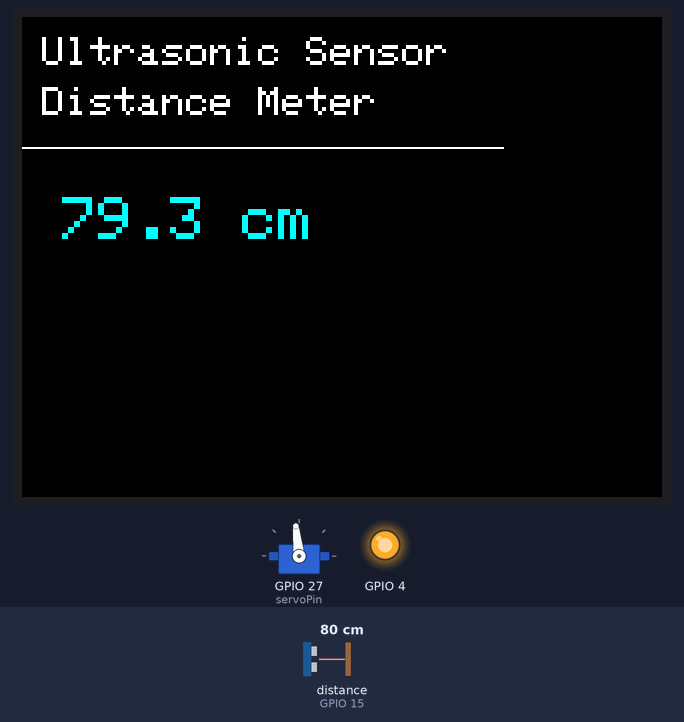
A sketch run on a simulated ESP32. On the bench: 320×240 colour display, servo, output pins drawn as LEDs (lit = HIGH). Wiring (inferred from the names in the program): ultrasonic range finder: trigger GPIO 2; echo GPIO 15. The inputs (shaded band) are chosen by the test bench; at power-on: distance to the obstacle (sensor on GPIO 15) 80 cm. The echo pulse lasts 58.3 µs per cm; pins used as bus, display or sensor lines are not drawn.

Above: at 5.1 s.
5.2 s: distance to the obstacle (sensor on GPIO 15) set to 250 cm
At 6.58 s:
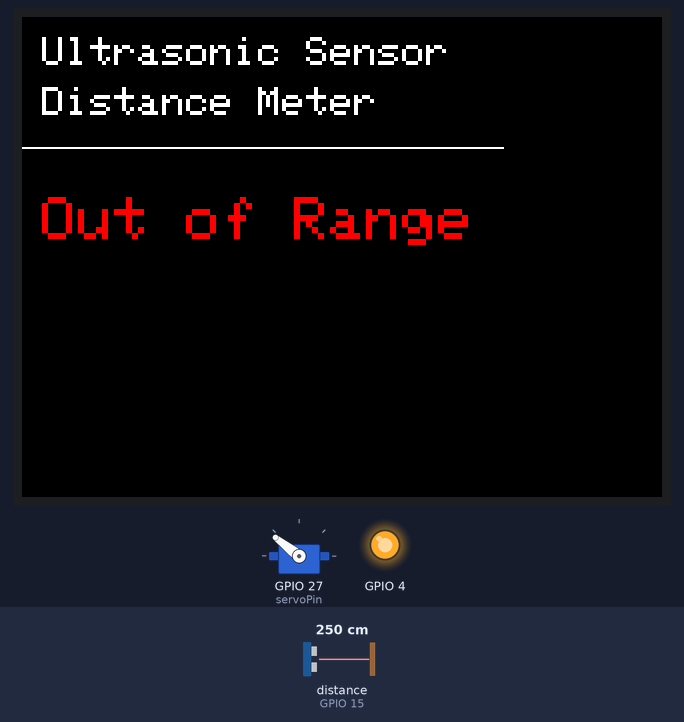
7.6 s: distance to the obstacle (sensor on GPIO 15) set to 2 cm
At 8.11 s:
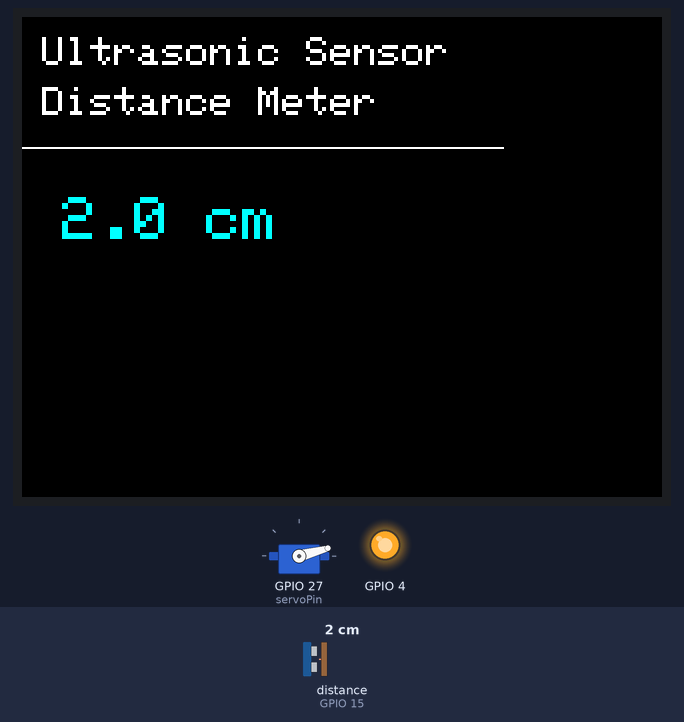
10.0 s: distance to the obstacle (sensor on GPIO 15) set to 4 cm
At 11.16 s:
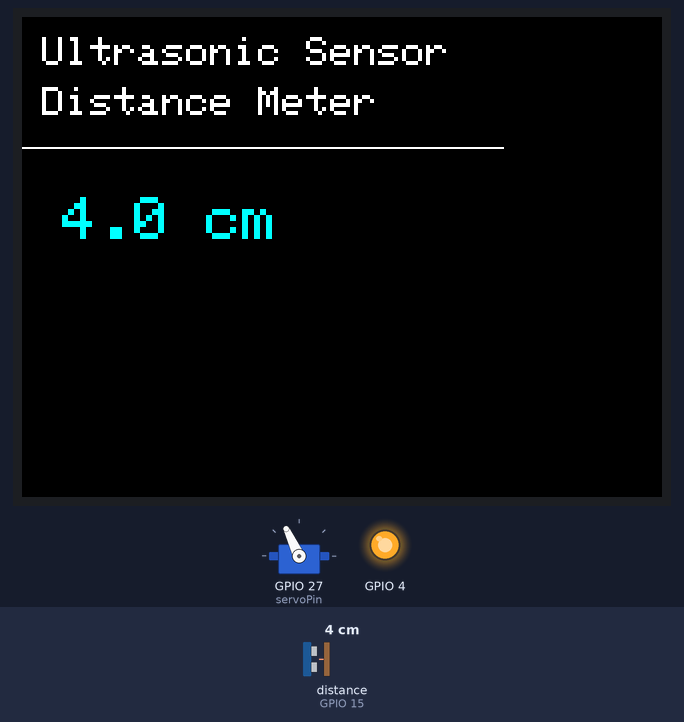
Timing chart, 0 to 20.9 s (numbered marks = the images above; inputs shaded):
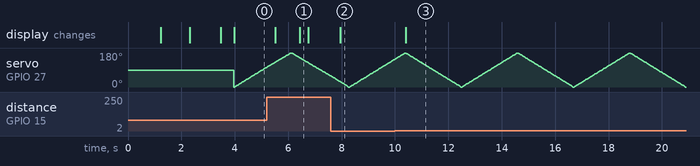

Measured:
- after the input at 5.2 s, the display: first changes after 0.32 s (image 1 shows a later state)
- after the input at 7.6 s, the display: changes after 0.36 s (image 2)
- after the input at 10.0 s, the display: changes after 0.40 s (image 3)

The sketch:

ultrasonic_display.ino
```cpp
#include <TFT_eSPI.h>
#include <ESP32Servo.h>

TFT_eSPI tft = TFT_eSPI();
Servo myServo;

const int trigPin = 2;
const int echoPin = 15;
const int servoPin = 27;

volatile float sharedDistance = -1;
portMUX_TYPE distMux = portMUX_INITIALIZER_UNLOCKED;

// Runs on Core 0 — completely separate from servo/display on Core 1
void distanceTask(void* parameter) {
  while (true) {
    digitalWrite(trigPin, LOW);
    delayMicroseconds(2);
    digitalWrite(trigPin, HIGH);
    delayMicroseconds(10);
    digitalWrite(trigPin, LOW);

    long duration = pulseIn(echoPin, HIGH, 30000);
    float dist = (duration > 0) ? duration * 0.034 / 2 : -1;

    portENTER_CRITICAL(&distMux);
    sharedDistance = dist;
    portEXIT_CRITICAL(&distMux);

    vTaskDelay(100 / portTICK_PERIOD_MS);
  }
}

void updateDisplay(float dist) {
  tft.fillRect(0, 80, 240, 60, TFT_BLACK);
  tft.setTextSize(3);
  if (dist > 0 && dist < 400) {
    tft.setTextColor(TFT_CYAN);
    tft.drawString(String(dist, 1) + " cm", 20, 90);
  } else {
    tft.setTextColor(TFT_RED);
    tft.drawString("Out of Range", 10, 90);
  }
}

void setup() {
  pinMode(trigPin, OUTPUT);
  pinMode(echoPin, INPUT);

  pinMode(4, OUTPUT);
  digitalWrite(4, HIGH);

  tft.init();
  tft.setRotation(1);
  tft.fillScreen(TFT_RED);   delay(1000);
  tft.fillScreen(TFT_GREEN); delay(1000);
  tft.fillScreen(TFT_BLUE);  delay(1000);
  tft.fillScreen(TFT_BLACK);

  tft.setTextColor(TFT_WHITE, TFT_BLACK);
  tft.setTextSize(2);
  tft.drawString("Ultrasonic Sensor", 10, 10);
  tft.drawString("Distance Meter", 10, 35);
  tft.drawLine(0, 65, 240, 65, TFT_WHITE);

  xTaskCreatePinnedToCore(distanceTask, "distanceTask", 2048, NULL, 1, NULL, 0);

  myServo.attach(servoPin);
  myServo.write(90);
  delay(500);
}

void loop() {
  for (int pos = 0; pos <= 180; pos++) {
    myServo.write(pos);
    if (pos % 10 == 0) {
      float dist;
      portENTER_CRITICAL(&distMux);
      dist = sharedDistance;
      portEXIT_CRITICAL(&distMux);
      updateDisplay(dist);
    }
    delay(10);
  }

  for (int pos = 180; pos >= 0; pos--) {
    myServo.write(pos);
    if (pos % 10 == 0) {
      float dist;
      portENTER_CRITICAL(&distMux);
      dist = sharedDistance;
      portEXIT_CRITICAL(&distMux);
      updateDisplay(dist);
    }
    delay(10);
  }
}
```
